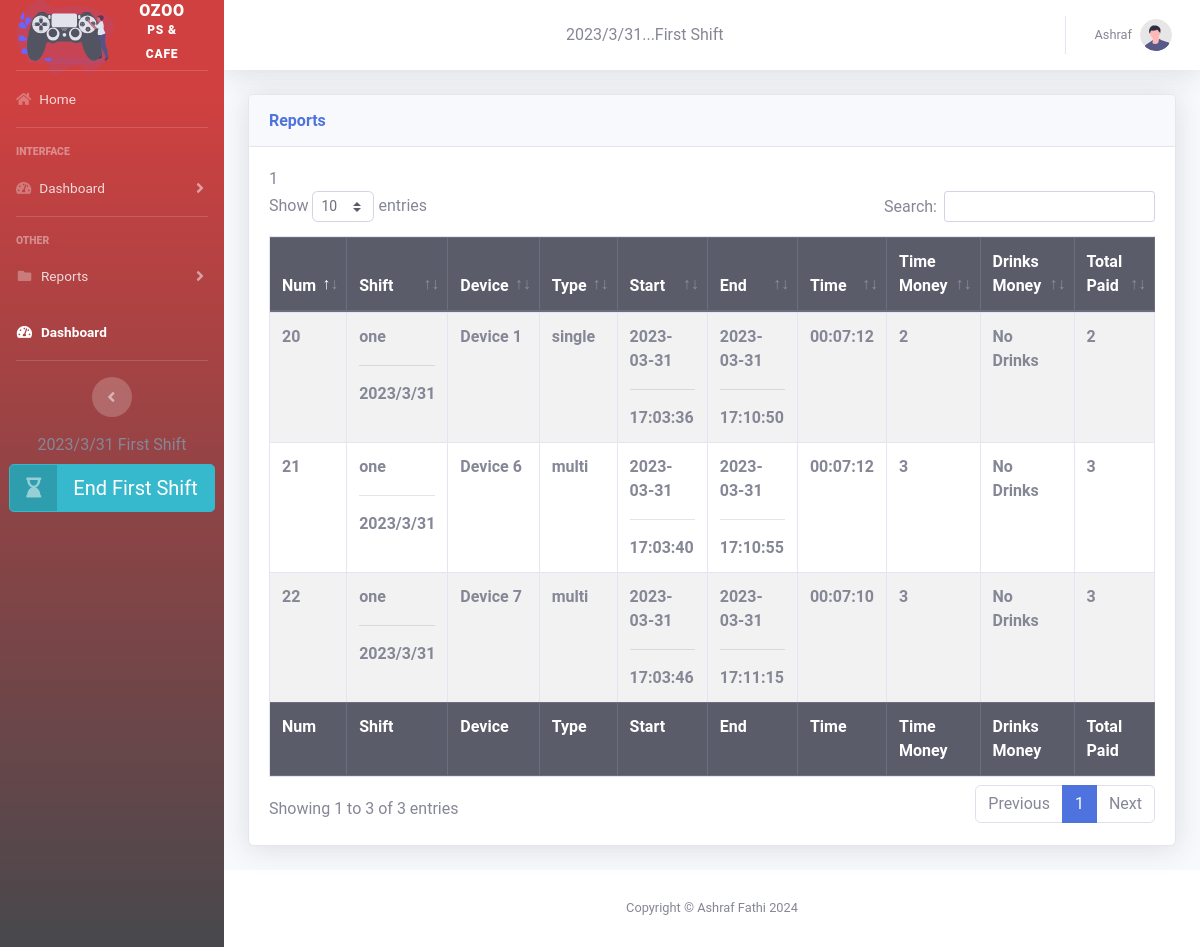
The app's page /reports.php?do=Bills&&day=31&&month=3&&year=2023 (signed in) with its own data.
### tables this page shows
CREATE TABLE `config` (
  `ID` int(11) NOT NULL,
  `current_shift` varchar(255) NOT NULL,
  `shift_day` int(2) NOT NULL,
  `shift_month` int(2) NOT NULL,
  `shift_year` int(4) NOT NULL
);

CREATE TABLE `reports` (
  `Reports_ID` int(11) NOT NULL,
  `Reports_bill` int(11) NOT NULL DEFAULT 1,
  `Device_ID` int(11) NOT NULL,
  `device_name` varchar(255) NOT NULL,
  `type` varchar(255) NOT NULL,
  `all_time` varchar(255) NOT NULL,
  `time_bill` int(11) DEFAULT NULL,
  `drinks_bill` int(11) NOT NULL DEFAULT 0,
  `total_bill` int(11) DEFAULT NULL,
  `start_date` date NOT NULL,
  `start_time` time NOT NULL,
  `end_date` date DEFAULT NULL,
  `end_time` time DEFAULT NULL,
  `current_shift` varchar(255) NOT NULL,
  `shift_day` int(2) DEFAULT NULL,
  `shift_month` int(2) DEFAULT NULL,
  `shift_year` int(4) DEFAULT NULL,
  `status` varchar(255) NOT NULL
);

### reports.php (the view, shortened to what this page needs)
<?php
 if (isset($_SESSION['usertype'])) {
     include "init.php";
     $do = isset($_GET['do']) ? $_GET['do'] : "Manage";
         if($do=="Manage")
          {
            ?>
   <div class="container-fluid">
     <div class="d-sm-flex align-items-center justify-content-between mb-4">
                        <h1 class="h3 mb-0 text-gray-800">Reports</h1>
                        <a href="#" class="d-none d-sm-inline-block btn btn-sm btn-primary shadow-sm"><i
                                class="fas fa-download fa-sm text-white-50"></i> Generate Report</a>
                    </div>
                    <div class="row">
                        <div class="col-xl-3 col-md-6 mb-4">
                          <a href="reports.php?do=Day">
                            <div class="card border-left-primary shadow h-100 py-2">
                                <div class="card-body">
                                    <div class="row no-gutters align-items-center">
                                        <div class="col mr-2">
                                            <div class="text-xs font-weight-bold text-primary text-uppercase mb-1">
                                                Day</div>
                                        </div>
                                        <div class="col-auto">
                                            <i class="fas fa-calendar-alt fa-2x text-gray-300"></i>
                                        </div>
                                    </div>
                                </div>
                            </div>
                          </a>
                        </div>
                        <div class="col-xl-3 col-md-6 mb-4">
                          <a href="reports.php?do=Month">
                            <div class="card border-left-success shadow h-100 py-2">
                                <div class="card-body">
                                    <div class="row no-gutters align-items-center">
                                        <div class="col mr-2">
                                            <div class="text-xs font-weight-bold text-success text-uppercase mb-1">
                                                Month</div>
                                        </div>
                                        <div class="col-auto">
                                            <i class="fas fa-calendar-alt fa-2x text-gray-300"></i>
                                        </div>
                                    </div>
                                </div>
                            </div>
                          </a>
                        </div>
                        <div class="col-xl-3 col-md-6 mb-4">
                          <a href="reports.php?do=Year">
                            <div class="card border-left-success shadow h-100 py-2">
                                <div class="card-body">
                                    <div class="row no-gutters align-items-center">
                                        <div class="col mr-2">
                                            <div class="text-xs font-weight-bold text-success text-uppercase mb-1">
                                                Year</div>
                                        </div>
                                        <div class="col-auto">
                                            <i class="fas fa-calendar-alt fa-2x text-gray-300"></i>
                                        </div>
                                    </div>
                                </div>
                            </div>
                          </a>
                        </div>
                    </div>
            </div>
       <?php
          }elseif($do=="Month"){
          }elseif($do=="Year"){
          }
          elseif($do=="Bills"){
            if(isset($_GET['day'])){$day = $_GET['day'];}else{$day = $config1['shift_day'];}
            if(isset($_GET['month'])){$month = $_GET['month'];}else{$month = $config1['shift_month'];}
            if(isset($_GET['year'])){$year = $_GET['year'];}else{$year = $config1['shift_year'];}
            ?>
                <div class="container-fluid">
                    <div class="card shadow mb-4">
                        <div class="card-header py-3">
                            <h6 class="m-0 font-weight-bold text-primary">Reports</h6>
                        </div>
                        <div class="card-body">
                            <div class="table-responsive">
                                <table class="table table-bordered table-striped" id="dataTable" width="100%" cellspacing="0">
                                    <thead class="thead-dark">
                                        <tr>
                                            <th>Num</th>
                                            <th>Shift</th>
                                            <th>Device</th>
                                            <th>Type</th>
                                            <th>Start</th>
                                            <th>End</th>
                                            <th>Time</th>
                                            <th>Time Money</th>
                                            <th>Drinks Money</th>
                                            <th>Total Paid</th>
                                        </tr>
                                    </thead>
                                    <tfoot class="thead-dark">
                                        <tr>1
                                            <th>Num</th>
                                            <th>Shift</th>
                                            <th>Device</th>
                                            <th>Type</th>
                                            <th>Start</th>
                                            <th>End</th>
                                            <th>Time</th>
                                            <th>Time Money</th>
                                            <th>Drinks Money</th>
                                            <th>Total Paid</th>
                                        </tr>
                                    </tfoot>
                                    <tbody>
                                        <?php
                                         $status ="done";
                                         $stmt4 = $con->prepare("SELECT * FROM reports WHERE status = ? AND shift_day = ? AND shift_month = ? AND shift_year = ? ");
                                         $stmt4 ->execute(array($status,$day,$month,$year));
                                         $reports  = $stmt4->fetchAll();
                                         foreach ($reports as $report) {
                                           ?>
                                           <tr>
                                            <th><?php echo $report['Reports_bill'] ?></th>
                                            <th>
                                              <?php
                                               echo $report['current_shift'] ."<hr/>"
                                               .$report['shift_year']."/".$report['shift_month']."/".$report['shift_day'];
                                              ?>
                                            </th>
                                            <th><?php echo $report['device_name'] ?></th>
                                            <th><?php echo $report['type'] ?></th>
                                            <th><?php echo $report['start_date']."<hr/> ".$report['start_time'] ?></th>
                                            <th><?php echo $report['end_date']."<hr/> ".$report['end_time'] ?></th>
                                            <th><?php echo gmdate('H:i:s',$report['all_time']) ?></th>
                                            <th><?php echo $report['time_bill']; ?></th>
                                            <th><?php $report_drinks = $report['drinks_bill']; if($report_drinks==0){echo "No Drinks";}else{
                                                 echo "<a href='reports.php?do=Orders&&report_bill=". $report['Reports_bill'] ."'>" . $report_drinks . "</a>";
                                                } ?></th>
                                            <th><?php
                                              $stmt = $con->prepare('SELECT SUM(total_bill) AS value_sum FROM reports WHERE Reports_bill = ?');
                                              $stmt->execute(array($report['Reports_bill']));
                                              $row = $stmt->fetch(PDO::FETCH_ASSOC);
                                              $sum = $row['value_sum'];
                                              echo "<a href='reports.php?do=Orders&&report_bill=". $report['Reports_bill'] ."'>" . $sum . "</a>";
                                            ?></th>
                                           </tr>
                                           <?php
                                         }
                                        ?>
                                    </tbody>
                                </table>
                            </div>
                        </div>
                    </div>
                </div>
            <?php
          }
     include $tpl . 'footer.php';
}else{
   header('Location: login.php' );
   exit();
}
?>

### includes/templates/navbar.php (shortened to what this page needs)
<div id="wrapper">
    <ul class="navbar-nav bg-gradient-primary sidebar sidebar-dark accordion" id="accordionSidebar">
        <a class="sidebar-brand d-flex align-items-center justify-content-center" href="home.php">
            <img class="gaming-logo rounded-circle"
                                src="img/undraw_gaming_6oy3.svg">
            <div class="sidebar-brand-text mx-3">OZOO <sup>PS & CAFE</sup></div>
        </a>
        <hr class="sidebar-divider my-0">
        <li class="nav-item">
            <a class="nav-link" href="home.php">
                <i class="fas fa-home"></i>
                <span>Home</span></a>
        </li>
        <hr class="sidebar-divider">
        <div class="sidebar-heading">
            Interface
        </div>
        <li class="nav-item">
            <a class="nav-link collapsed" href="home.php" data-toggle="collapse" data-target="#collapseTwo"
                aria-expanded="true" aria-controls="collapseTwo">
                <i class="fas fa-tachometer-alt"></i>
                <span>Dashboard</span>
            </a>
        </li>
        <hr class="sidebar-divider">
        <div class="sidebar-heading">
            Other
        </div>
        <li class="nav-item">
            <a class="nav-link collapsed" href="reports.php" data-toggle="collapse" data-target="#collapsePages"
                aria-expanded="true" aria-controls="collapsePages">
                <i class="fas fa-fw fa-folder"></i>
                <span>Reports</span>
            </a>
        </li>
        <?php if (isset($_SESSION['usertype'])){ ?>
        <li class="nav-item active">
            <a class="nav-link" href="dashboard.php">
                <i class="fas fa-fw fa-tachometer-alt"></i>
                <span>Dashboard</span></a>
        </li>
        <?php } ?>
        <hr class="sidebar-divider d-none d-md-block">
        <div class="text-center d-none d-md-inline">
            <button class="rounded-circle border-0" id="sidebarToggle"></button>
        </div>
         <div class="text-center d-none d-md-inline">
         <li><?php echo $shift_year."/". $shift_month ."/". $shift_day." ". $current_shift ?></li>
         <a  href="action.php?do=endShift" style="margin: 7px;" class="btn btn-info btn-icon-split btn-lg" data-toggle="modal" data-target="#endShiftModal" >
            <span class="icon text-white-50">
                <i class="fas fa-hourglass-end"></i>
            </span>
            <span class="text">
                 End <?php echo $current_shift; ?>
            </span>
         </a>
         </div>
    </ul>
    <div id="content-wrapper" class="d-flex flex-column">
        <div id="content">
            <nav class="navbar navbar-expand navbar-light bg-white topbar mb-4 static-top shadow">
                <ul class="navbar-nav ml-auto">
                    <li><?php echo $shift_year."/". $shift_month ."/". $shift_day."... " ?></li>
                    <li><?php echo $current_shift ?></li>
                </ul>
                <ul class="navbar-nav ml-auto">
                    <li class="nav-item dropdown no-arrow">
                        <a class="nav-link dropdown-toggle" href="#" id="userDropdown" role="button"
                            data-toggle="dropdown" aria-haspopup="true" aria-expanded="false">
                            <span class="mr-2 d-none d-lg-inline text-gray-600 small"><?php echo $_SESSION['username'] ?></span>
                            <img class="img-profile rounded-circle"
                                src="img/undraw_profile.svg">
                        </a>
                    </li>
                </ul>
            </nav>

### css/backend.css (style rules this page uses)
body { background-color: #d8d8d8; font-size: 16px; font-family: 'Roboto', sans-serif; }
* { margin: 0; padding: 0; }
.gaming-logo { width: 100px; }
.bg-gradient-primary { background-color: #b92525; background-image: linear-gradient( 180deg ,#d04040 10%,#47484c 100%); background-size: cover; }
a { color: #858796; text-decoration: none; }

### records on screen
config: shift_year "2023", shift_month "3", shift_day "31", current_shift "First Shift"
reports: Reports_bill "20", current_shift "one", shift_year "2023", shift_month "3", shift_day "31", device_name "Device 1", type "single", start_date "2023-03-31", start_time "17:03:36", end_date "2023-03-31", end_time "17:10:50", all_time "00:07:12", time_bill "2", drinks_bill "No Drinks", sum "2"
reports: Reports_bill "21", current_shift "one", shift_year "2023", shift_month "3", shift_day "31", device_name "Device 6", type "multi", start_date "2023-03-31", start_time "17:03:40", end_date "2023-03-31", end_time "17:10:55", all_time "00:07:12", time_bill "3", drinks_bill "No Drinks", sum "3"
reports: Reports_bill "22", current_shift "one", shift_year "2023", shift_month "3", shift_day "31", device_name "Device 7", type "multi", start_date "2023-03-31", start_time "17:03:46", end_date "2023-03-31", end_time "17:11:15", all_time "00:07:10", time_bill "3", drinks_bill "No Drinks", sum "3"

### other values on screen
$_SESSION['username'] "Ashraf"
